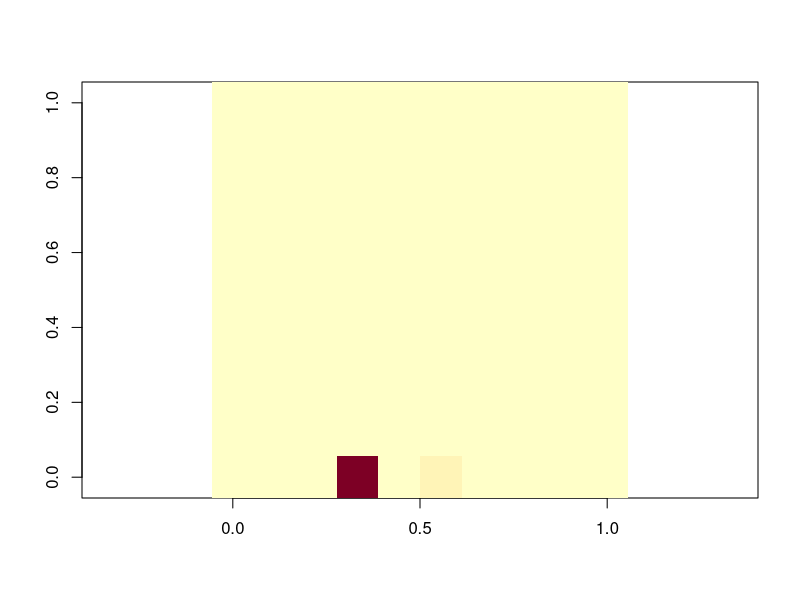
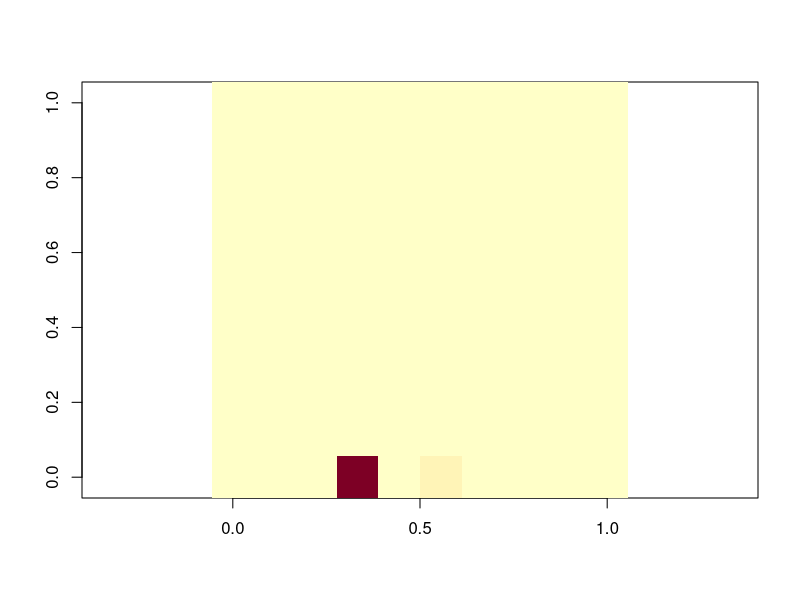
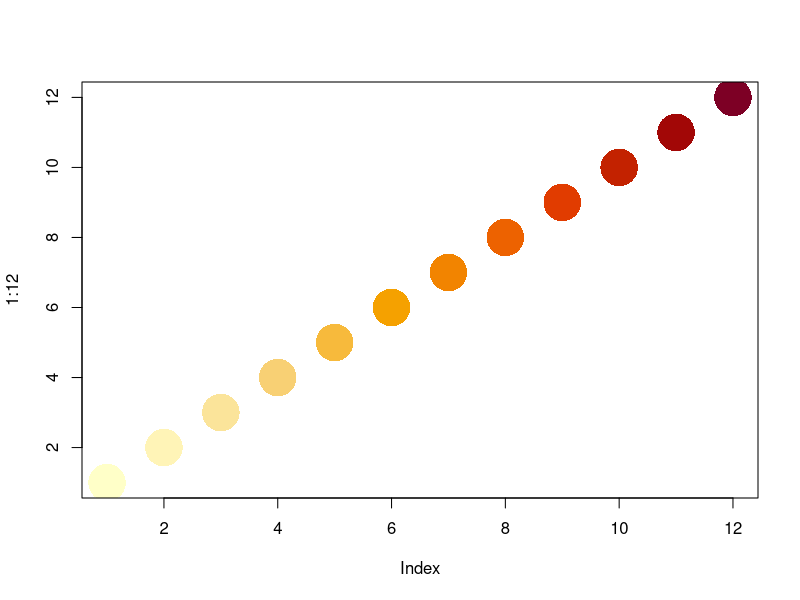
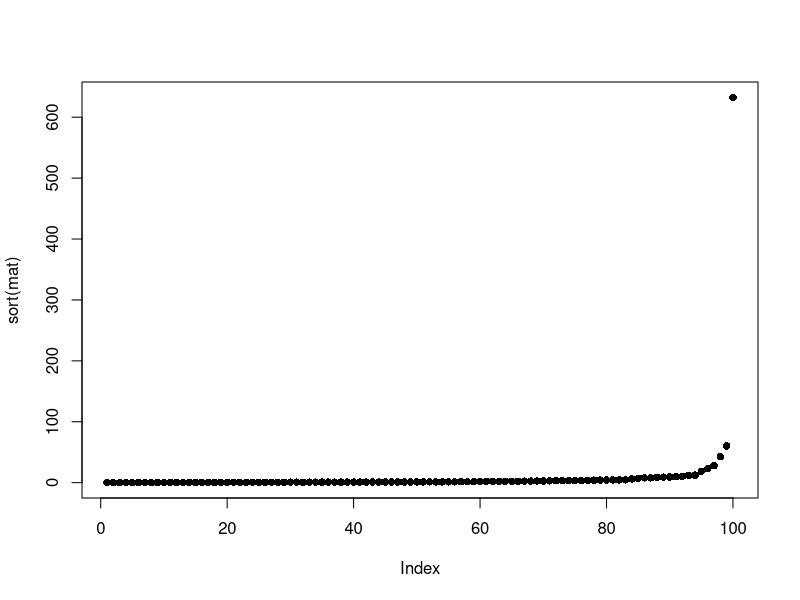
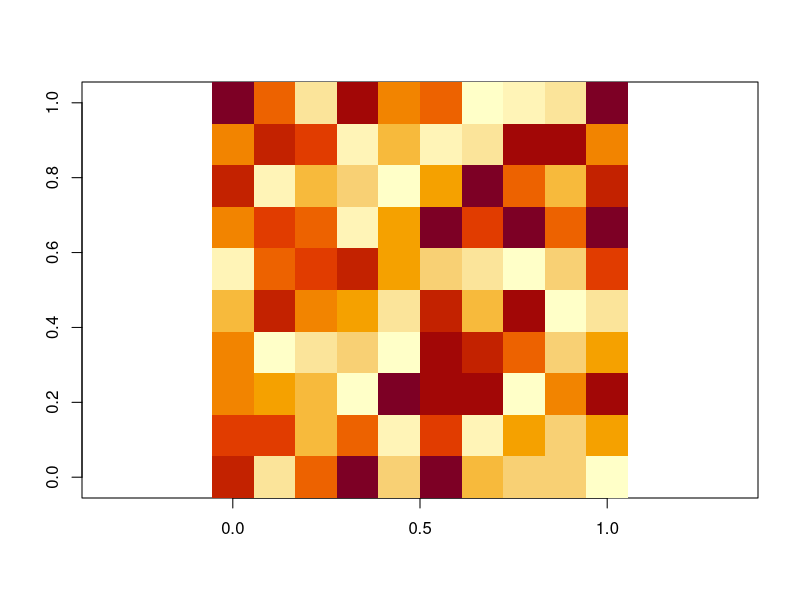
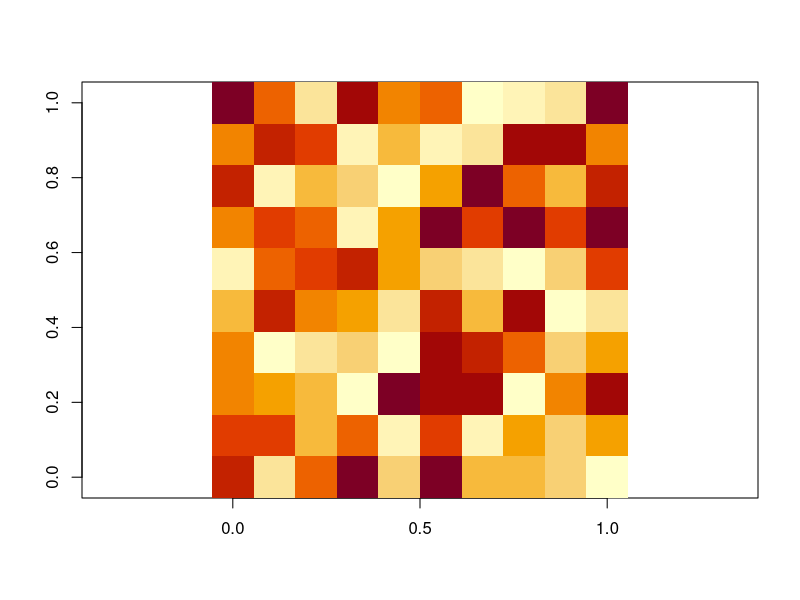
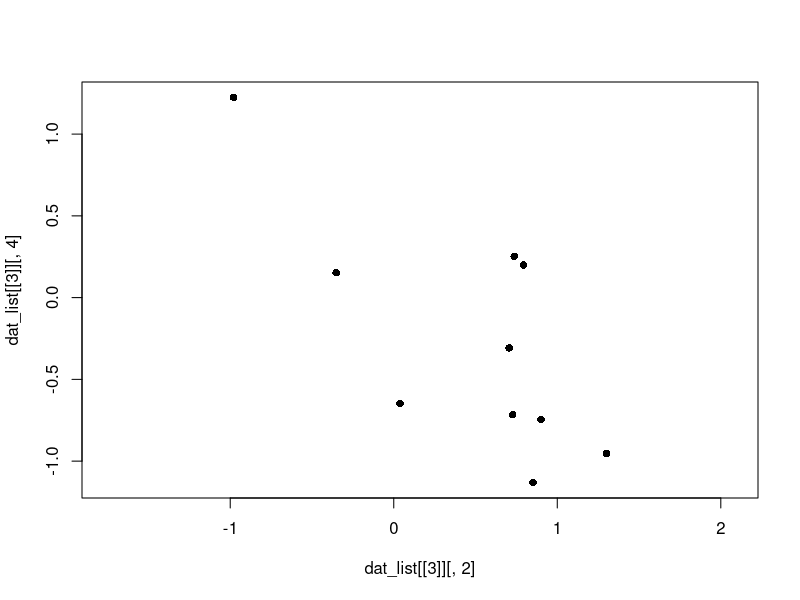
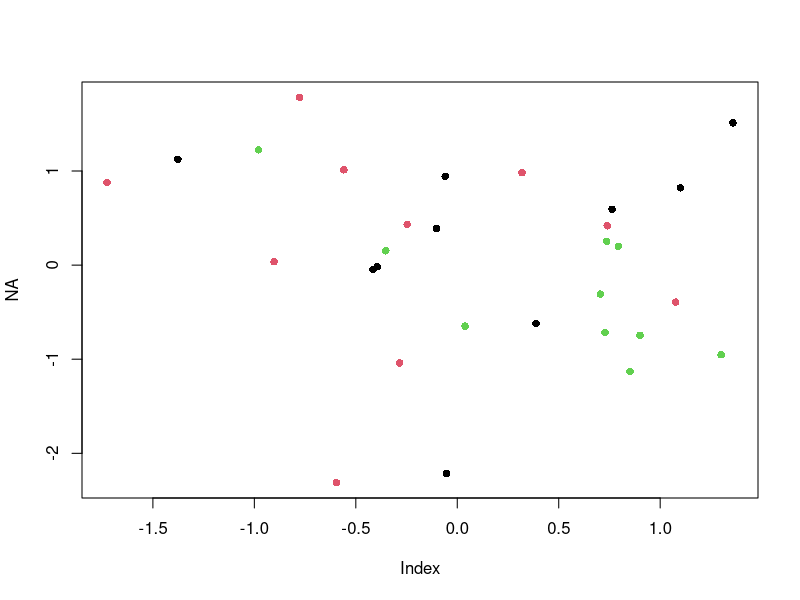

Write the R code that produced these figures, in order.
rm(list=ls())
set.seed(10)
mat <- matrix(rcauchy(100), 10, 10)
mat <- abs(mat)
clockwise90 = function(a) { t(a[nrow(a):1,]) } 

# "naive" way to visualize matrices
image(clockwise90(abs(mat)), asp = T)
image(clockwise90(abs(mat)), asp = T, 
      col = hcl.colors(12, "YlOrRd", rev = TRUE),
      breaks = seq(min(mat), max(mat), length.out = 13))
# the above two plots are exactly the same

plot(1:12, col = hcl.colors(12, "YlOrRd", rev = TRUE), pch = 16, cex = 5)


# "naive" way to visualize matrices
plot(sort(mat), pch = 16)
quantile(mat, probs = seq(0, 1, length.out = 13))
image(clockwise90(abs(mat)), asp = T, 
      col = hcl.colors(12, "YlOrRd", rev = TRUE),
      breaks = quantile(mat, probs = seq(0, 1, length.out = 13)))

# if we had to change the values in mat directly for the sake of this visualization,
#  we can do something like the following:
mat2 <- mat
break_vals <- quantile(mat, probs = seq(0, 1, length.out = 13))
for(i in 1:12){
 idx <- intersect(which(mat >= break_vals[i]), which(mat <= break_vals[i+1]))
 mat2[idx] <- i
}

image(clockwise90(mat2),  asp = T, 
      col = hcl.colors(12, "YlOrRd", rev = TRUE))

##########################################

set.seed(10)
# 3 cell-types, 10 cells per cell-type, and 5 genes total
dat_list <- lapply(1:3, function(x){
 set.seed(x)
 MASS::mvrnorm(10, rep(0,5), diag(5))
})

cor_list <- lapply(1:3, function(x){
 stats::cor(dat_list[[x]])
})

# this is analogous to what you've been currently doing:
plot(dat_list[[3]][,2], dat_list[[3]][,4], asp = T, pch = 16)

# this is more literal on what to do:
# you also include all the other cells
dat_all <- do.call(rbind, dat_list)
plot(NA, xlim = range(dat_all[,2]), ylim = range(dat_all[,4]))
for(i in 1:3){
 points(dat_list[[i]][,2], dat_list[[i]][,4], asp = T, pch = 16, col = i)
}

#########

# how do you find the pairs of genes that give the "largest contrast"
array_all <- array(NA, dim = c(5, 5, 3))
for(i in 1:3){
 array_all[,,i] <- cor_list[[i]]
}

# the following diff_mat quantities for each pair of genes, what the difference between the largest
## and smallest pearson corrleation is among the 3 cell-types
diff_mat <- apply(array_all, MARGIN = c(1,2), FUN = function(x){diff(range(x))})
